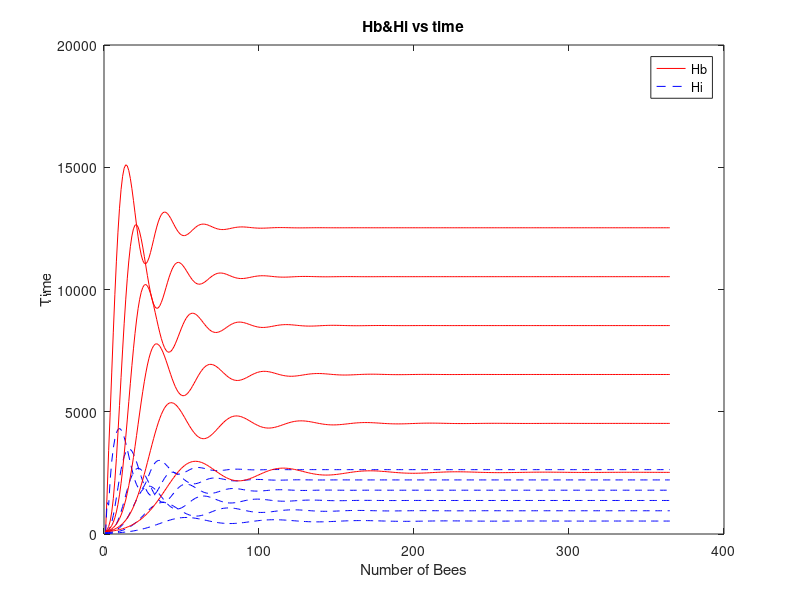
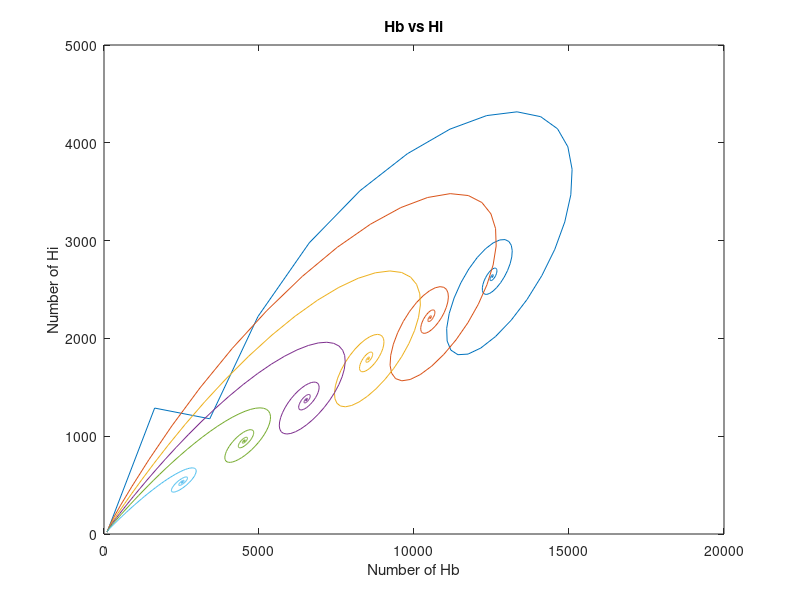

These figures' MATLAB source, in order:
clc;                                               % Clears the screen
clear all;

t=1; t_end=365;%How long the day is

L=1500;
Alpha=0.25;
Sigma=0.75;
m=0.24;

for w=0:2000:10000 
Hb = zeros(t_end,1);
Hi = zeros(t_end,1);

Hb(1) = 100;% How many Hb and Hi in the day 1
Hi(1) = 20;
x=[Hb;Hi];

f1=@(x,y) L.*(x)/(w+x)-Alpha.*x+Sigma.*x.*(y./(x+y));
f2=@(x,y) Alpha.*x-Sigma.*x.*(y./(x-y))-m.*y;  
F_xy = @(x,y)[f1(x,y);f2(x,y)];                    

for i=1:(t_end-1)                           % calculation loop
    k_1 = F_xy(Hb(i),Hi(i)); 
    
    k_2 = F_xy(Hb(i)+0.5*t,Hi(i)+0.5*t*k_1);
    k_3 = F_xy((Hb(i)+0.5*t),(Hi(i)+0.5*t*k_2));
    k_4 = F_xy((Hb(i)+t),(Hi(i)+k_3*t));
    
    Hb(i+1) = Hb(i) + (1/6)*(k_1(1)+2*k_2(1)+2*k_3(1)+k_4(1))*t;
    Hi(i+1) = Hi(i) + (1/6)*(k_1(2)+2*k_2(2)+2*k_3(2)+k_4(2))*t;  
end

time=1:1:t_end;%figures are in here
figure(1);%Hb and Hi vs time
plot(time,Hb,'r-');
hold on;
plot(time,Hi,'b--');
title('Hb&Hi vs time');
xlabel('Number of Bees');
ylabel('Time');
legend('Hb','Hi');

figure(2);%Hb vs Hi
plot(Hb,Hi);
title('Hb vs Hi');
xlabel('Number of Hb');
ylabel('Number of Hi');
hold on;

fprintf('point is %8.4e %8.4e and the rate is %8.4e\n',Hb(t_end),Hi(t_end),Hb(t_end)/Hi(t_end) );
end